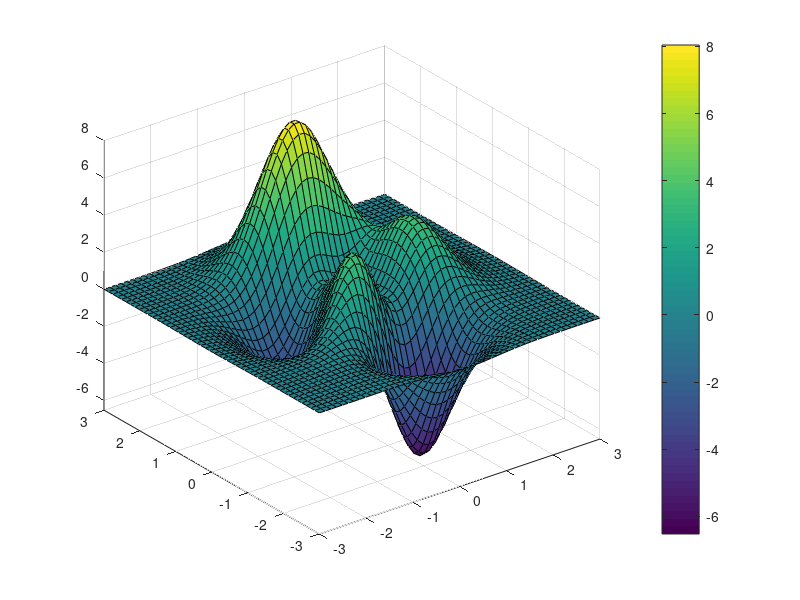

The MATLAB script that drew this image: (Note: this script raises an error after producing the figure.)
close all;
figure('color','w');
peaks(50);
cbar = colorbar;
h = findobj('type', 'surf');

x = h.XData;
y = h.YData;
z = h.ZData;

h.CData = sqrt(x.^2 + y.^2);

title(cbar, 'dist from origin')

[ez_default, al_default] = view;

al_vec = [linspace(30, 90, 100), linspace(90, 30, 100)];

newVid = VideoWriter('pic_color_dif_info.mp4', 'MPEG-4'); % New
newVid.FrameRate = 60;
newVid.Quality = 100;
open(newVid);

for i_al = 1:length(al_vec)
    view(ez_default, al_vec(i_al));
    drawnow;
    writeVideo(newVid, getframe(gcf)) % 0.5초씩 그리기

    if i_al == 100
        for j = 1:60
            writeVideo(newVid, getframe(gcf));
        end
    end
end
close(newVid)